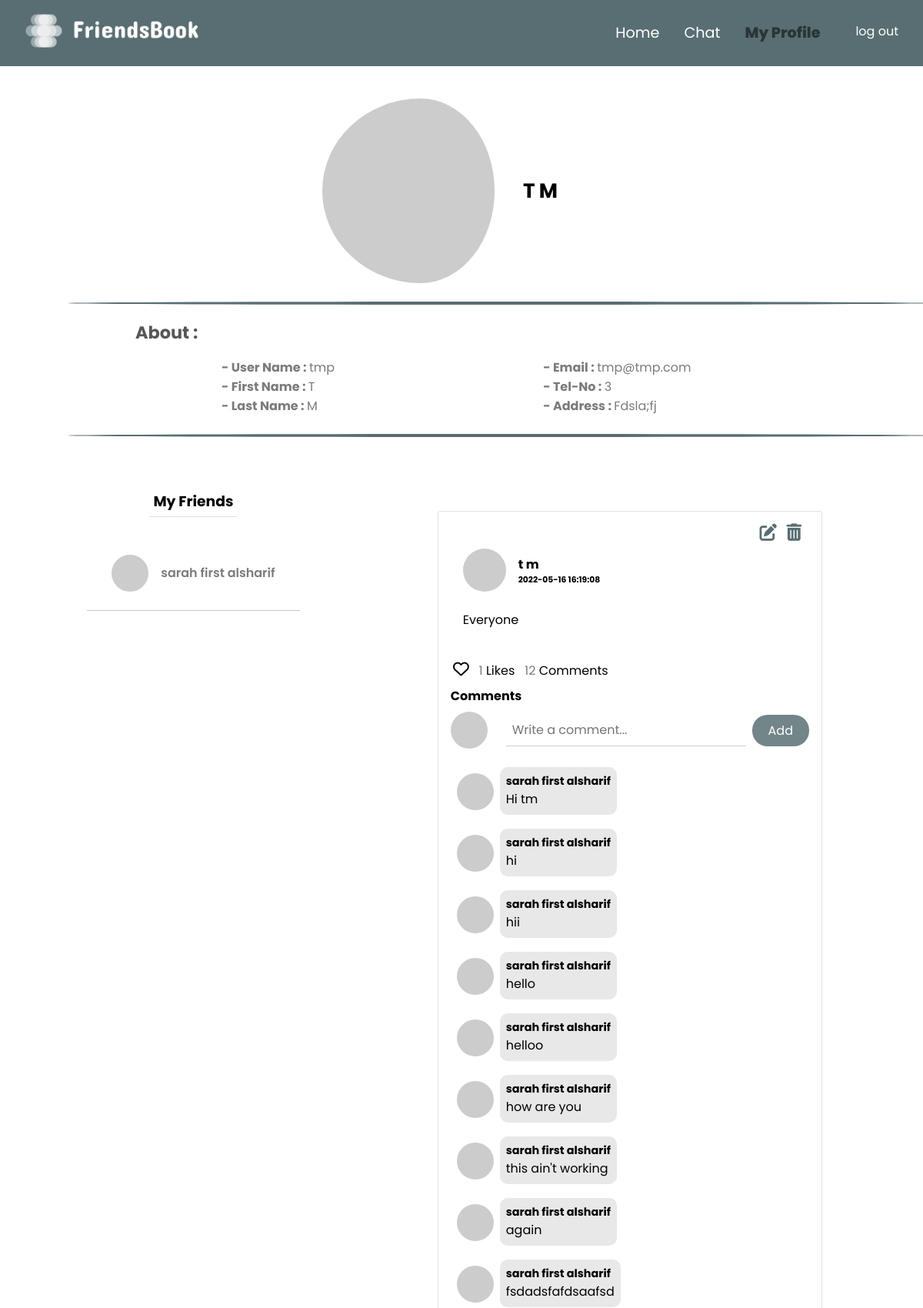
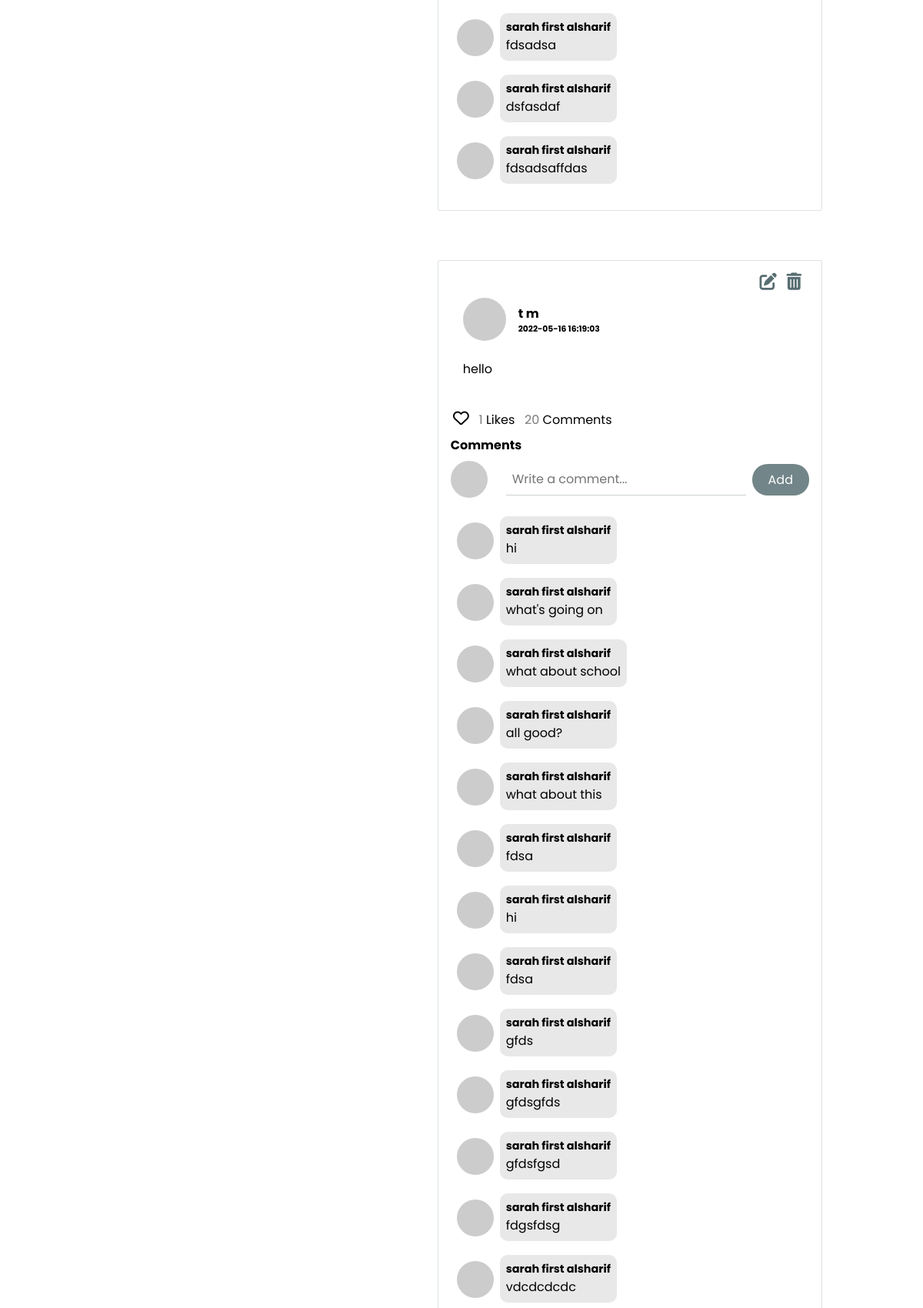
The page /views/profile.php (signed in, upper part) on the database its author committed (2 pictures, top to bottom).
### tables this page shows
CREATE TABLE `user` (
  `id` int(20) NOT NULL,
  `username` varchar(40) NOT NULL,
  `password` varchar(40) NOT NULL,
  `email` varchar(40) NOT NULL,
  `first-name` varchar(40) NOT NULL,
  `last-name` varchar(40) NOT NULL,
  `tele-No` varchar(15) NOT NULL,
  `address` varchar(100) NOT NULL,
  `gender` varchar(10) NOT NULL,
  `image-url` text NOT NULL
);

CREATE TABLE `friends` (
  `id` int(20) NOT NULL,
  `user1-id` int(20) NOT NULL,
  `user2-id` int(20) NOT NULL
);

CREATE TABLE `post` (
  `id` int(20) NOT NULL,
  `user-id` int(20) NOT NULL,
  `image-url` text NOT NULL,
  `text-content` text NOT NULL,
  `date` datetime NOT NULL
);

CREATE TABLE `comment` (
  `id` int(20) NOT NULL,
  `post-id` int(20) NOT NULL,
  `commentedUser-id` int(20) NOT NULL,
  `content` text NOT NULL
);

### models/likes.php (called while the page is built, shortened)
<?php
	function getNumberOfPostLikes($postId){
		require dirname(__DIR__)."/util/dbconnection.php";
		$query = "SELECT * FROM `like` WHERE `post-id`=$postId";
		$result = mysqli_query($conn,$query);
		if($result){
			return mysqli_num_rows($result);
		} else return mysqli_error($conn);
		return mysqli_close($conn);
	}
	function isLiked($postId){
		require dirname(__DIR__)."/util/dbconnection.php";
		$userId = $_COOKIE['user-id'];
		$query = "SELECT * FROM `like` WHERE `post-id`=$postId AND `likedUser-id`=$userId";
		$result = mysqli_query($conn,$query);
		if($result){
			if(mysqli_num_rows($result) > 0){
				return true;
			} else return false;
		} else echo mysqli_error($conn);
	}
?>

### components/post.php (the view, shortened to what this page needs)
<?php
	function post($postId,$userId,$imageUrl,$textContent,$date){
		include_once dirname(__DIR__)."/models/users.php";
		include_once dirname(__DIR__)."/models/likes.php";
		include_once dirname(__DIR__)."/models/comments.php";
		$currUserId = $_COOKIE['user-id'];
		$currUserImage = getUserInfo($currUserId)['image-url'];
		$userInfo = getUserInfo($userId);
		$numberOfLikes = getNumberOfPostLikes($postId);
		$numberOfComments = getNumberOfPostComments($postId);
		$likeIcon = (isLiked($postId,$userId)?"<i class='fa-solid fa-heart post__like-icon'></i>":"<i class='fa-regular fa-heart post__like-icon'></i>");
		$updateIcon = ($userId == $currUserId?"<a href='../views/edit-post.php?post-id=$postId'><i class='fa-solid fa-pen-to-square'></i></a>":"");
		$deleteIcon = ($userId == $currUserId?"<button id='delete$postId'><i class='fa-solid fa-trash-can' ></i></button>":"");
		$firstName =$userInfo['first-name'];
		$lastName = $userInfo['last-name'];
		$userImageUrl = $userInfo['image-url'];
		$comments = getpostComments($postId);
		return "<div class='post' id='post$postId'>
		            <ul class='post__adjustment'>
				  		<li>$updateIcon</li>
				  		<li>$deleteIcon</li>
				  	</ul>
					<div class='post__userInfo'>
						<img src='$userImageUrl' class='post__userImage1'>
						<div>
						<h4 class='post__userName'>$firstName $lastName</h4>
						<h6>$date</h6>
						</div>
					</div>
				  	<div class='post__content'>
					  	<p class='post__text'>$textContent</p>
					". ($imageUrl?"<img src='$imageUrl'>":"")."
				  	</div>
				  	<br>
				  	<ul class='post__interactions'>
				  		<li><button class='post__like-button' id='like$postId'>$likeIcon</button></li>
				  		<li><span id='nooflikes$postId'>$numberOfLikes</span> Likes</li>
				  		<li><span id='noofcomments$postId'>$numberOfComments</span> Comments</li>
				  	</ul>
				  	<h4>Comments</h4>
				  	<form class='form' id='form$postId'>
				  		<img src='$currUserImage' class='post__userImage2'>
				  	  	<input class='form__input' type='text' name='content' id='content$postId' placeholder='Write a comment...'>
				  	  	<input type='hidden' name='postId' value='$postId'>
			  	  	<button class='form__button' type='submit' value='submit'>Add</button>
			  	  </form>
			  	  <div class='post__comments' id='comments$postId'>
			  	  ".($numberOfComments>0?
			  	  	$comments:'<h4 id="message">
			  	  	</h4>'
			  	  )
			  	  ."</div>
		  	  </div>
						$('#form$postId').submit(function(event){
									var numberOfComments = $('#noofcomments$postId').html();
									$('#comments$postId').append(data);
									$('#noofcomments$postId').html(+numberOfComments+1);
									$('#content$postId').prop('value','');
						$('#like$postId').click(function(event){
							$.post('../controllers/handleLike.php',{ postId : $postId },function(data){
								$('#like$postId').empty();
								$('#like$postId').append(icon);
								var numberOfLikes = $('#nooflikes$postId').html();
									$('#nooflikes$postId').html(+numberOfLikes+(data?1:-1));
						$('#delete$postId').click(function(event){
							$.post('../controllers/handleDeletePost.php',{postId: $postId},function(data){
									$('#post$postId').remove();
		  	  ";
	}
?>

### components/userInformation.php
<?php
    function userInformation(){
        include_once dirname(__DIR__)."/models/users.php";
        $userInfo = getUserInfo($_COOKIE['user-id']);
        $username=$userInfo["username"];
        $firstName=ucfirst(strtolower($userInfo["first-name"]));
        $lastName=ucfirst(strtolower($userInfo["last-name"]));
        $email = $userInfo["email"];
        $teleNo = $userInfo["tele-No"];
        $address=ucfirst(strtolower($userInfo["address"]));
		$userImageUrl = $userInfo["image-url"];
        return "
        <div class='user__profile__content'>
        <div class='wrapper'>
             <img src='$userImageUrl' class='profile__img'>
                 <div class='user__full__name'>
                    <h2>$firstName</h2>
                    <h2>$lastName</h2>
                 </div>
            </div>
        <div class='line'></div>
        <div class='about__container'>
        <div class='about'>
        <h2>About : </h2>
        <div class='about__div'>
        <div>
        <span class='bold__span'>- User Name  : </span><span>$username</span><br>
        <span class='bold__span'>- First Name : </span><span>$firstName</span><br>
        <span class='bold__span'>- Last Name  : </span><span>$lastName</span>
       </div>
       <div>
       <span class='bold__span'>- Email   : </span><span>$email</span><br>
       <span class='bold__span'>- Tel-No  : </span><span>$teleNo</span><br>
       <span class='bold__span'>- Address : </span><span>$address</span>
       </div>
        </div>
        </div>
        </div>
        <div class='line'></div>
        </div>
        ";
    }
?>

### models/users.php (shortened to what this page needs)
<?php
	function getFriendsUsers($userId){
		include_once dirname(__DIR__)."/components/userCard.php";
		$query = "SELECT friends.`user1-id` , friends.`user2-id`, user.*
				  FROM friends
				  RIGHT JOIN user
				  ON user.id != $userId AND (user.id = friends.`user1-id` OR user.id = friends.`user2-id`)
				  WHERE friends.`user1-id`='$userId' OR friends.`user2-id`='$userId'";
		$result = mysqli_query($conn,$query);
		if ($result) {
			if(mysqli_num_rows($result) > 0){
				$users = "";
				while ($row = mysqli_fetch_assoc($result)) {
					$firstName = $row['first-name'];
					$lastName = $row['last-name'];
					$imageUrl = $row['image-url'];
					$id = $row['id'];
					$users .= userCard($id,$firstName,$lastName,$imageUrl);
			}
			return $users;
			} else {
				echo "<h3>No users found</h3>";
			}
		} else {
			echo mysqli_error($conn);
		}
	}
		function getUserInfo($userId) {
		require dirname(__DIR__)."/util/dbconnection.php";
		$query = "SELECT * FROM user WHERE id = $userId";
		$result = mysqli_query($conn,$query);
		if($result){
			if($userInfo = mysqli_fetch_assoc($result)){
				$array=array("id"=>$userInfo['id'],"username"=>$userInfo['username'],
						 "email"=>$userInfo['email'],"first-name"=>$userInfo['first-name'],
						 "last-name"=>$userInfo['last-name'],"tele-No"=>$userInfo['id'],
						 "address"=>$userInfo['address'],"image-url"=>$userInfo['image-url']);
				return $array;
			}
		} else echo mysqli_error($conn);
	}
?>

### components/userCard.php (shortened to what this page needs)
<?php
function UserCard($userId, $firstName, $lastName, $imageUrl)
{
    include_once dirname(__DIR__) . "/models/users.php";
    include_once dirname(__DIR__) . "/controllers/handleRequest.php";
    $currUserId = $_COOKIE['user-id'];
    $sendIcon = "<i class='fa-solid fa-paper-plane request-icon'></i>";
    $sendIconDisabled = "<i class='fa-solid fa-paper-plane request-icon disabled'></i>";
    $actions = "";
    $requestId = checkForFriendRequest($currUserId,$userId)?getRequestId($currUserId,$userId):(checkForFriendRequest($userId,$currUserId)?getRequestId($userId,$currUserId):0);
    return "<div class='users-list__user-card' id='userCard$userId'>
                <div class='user-card__user-info'>
                    <img class='user-info__image' src=$imageUrl>
                    <span class='user-info__name'>$firstName $lastName</span>
                </div>
                <div class='user-card__actions' id='actions$userId'>
                    $actions
                </div>
            </div>
                        $('#send$userId').click(function(){
                        $.post('../controllers/handleRequest.php',{ 'second-user-id' : $userId, 'action': 'send' },
                            var actions = \"<button class='actions__button' disabled>$sendIconDisabled</button>\";
                            $('#actions$userId').empty();
                            $('#actions$userId').append(actions);
                    $('#accept$userId').click(function(){
                        var requestId = $requestId;
                            $('#userCard$userId').remove();
                    $('#deny$userId').click(function(){
                        var requestId = $requestId;
                            var actions = \"<button class='actions__button' id='send$userId'>$sendIcon</button>\";
                            $('#actions$userId').empty();
                            $('#actions$userId').append(actions);
                    $('#userCard$userId').click(function(e){
                        $.get('../controllers/getChatBox.php?userId=$userId',function(data){
            ";
}

### models/posts.php (shortened to what this page needs)
<?php
	function getUserPosts($userId)
	{
		include_once dirname(__DIR__) . "/components/post.php";
		$query = "SELECT * FROM post WHERE `user-id`= $userId ORDER BY `date` DESC";
		$result = mysqli_query($conn, $query);
		if ($result) {
			if (mysqli_num_rows($result) > 0) {
				$posts = "";
				while ($row = mysqli_fetch_assoc($result)) {
					$posts .= post($row['id'], $row['user-id'], $row['image-url'], $row['text-content'], $row['date']);
				}
				return $posts;
			} else echo "<h4 class='posts__message'>No posts found</h4>";
		} else echo mysqli_error($conn);
	}
?>

### models/comments.php (shortened to what this page needs)
<?php
	function getPostComments($postId){
		include_once dirname(__DIR__)."/components/comment.php";
		$query = "SELECT * FROM comment WHERE `post-id`=$postId";
		$result = mysqli_query($conn,$query);
		$comments = "";
		if($result){
			while($row = mysqli_fetch_assoc($result)){
				$userId = $row["commentedUser-id"];
				$commentContent = $row["content"];
				$comments .= comment($userId,$commentContent);
			}
			return $comments;
		} else echo mysqli_error($conn);
	}
	function getNumberOfPostComments($postId){
		require dirname(__DIR__)."/util/dbconnection.php";
		$query = "SELECT * FROM comment WHERE `post-id`=$postId";
		$result = mysqli_query($conn,$query);
		if($result){
			return mysqli_num_rows($result);
		} else echo mysqli_error($conn);
	}
?>

### components/comment.php
<?php
	function comment($userId,$commentContent){
		include_once dirname(__DIR__)."/models/users.php";
		$userInfo = getUserInfo($userId);
		$firstName = $userInfo["first-name"];
		$lastName = $userInfo["last-name"];
		$userImageUrl = $userInfo["image-url"];
		return "
				<div class='comment'>
					<img src='$userImageUrl' class='comment__userImage'>
					<div class='comment__content'>
						<h5 class='comment__user-name'>$firstName $lastName</h5>
						<p>
							$commentContent
						</p>
					</div>
				</div>
		";
	}
?>

### styles/navbar.css (style rules this page uses)
* { margin: 0; padding: 0; list-style-type: none; text-decoration: none; box-sizing: border-box; transition: all .3s ease-in-out; font-family: 'Poppins', sans-serif; }
body { height: fit-content; }

### styles/profile.css (style rules this page uses)
* { box-sizing: border-box; }

### styles/userInformation.css (style rules this page uses)
.user__profile__content { margin: 2rem auto 1rem auto; padding: 1rem; }
.wrapper { padding: 1rem 6rem 0rem 0rem; display: flex; justify-content: center; }
.profile__img { width: 16rem; border-radius: 50%; padding-right: 2rem; }
.user__full__name { display: flex; align-items: center; }
.user__full__name >h2:first-child { padding: 100px 5px; }
.user__full__name>h2 { font-size: 1.65rem; font-family: 'Poppins', sans-serif; }
.line { margin-top: 1.5rem; margin-left: 3.5rem; width: 70rem; height: 4px; background-color: #586e72; border-radius:50% ; }
.about__container { display: flex; flex-direction: column; }
.about ,.friends__list { margin: 1.2rem 0rem 0rem 9rem; }
.about__div { width: 70%; margin-top: 1rem; padding-left: 7rem; display: flex; justify-content: space-between; flex-direction: row; align-items: center; }
.about>h2,.friends__list>h2 { font-size: 1.4rem; color: rgb(88, 87, 87); }
.bold__span,.user__name { font-weight: 700; }
span { color: rgb(124, 123, 123); }

### styles/post.css (style rules this page uses)
.post { display: flex; flex-direction: column; margin: 2rem auto; border: 1px solid #586e7233; border-radius: 3px; max-width: 500px; min-width: 500px; padding: 1rem; }
.post__userInfo { display: flex; align-items: center; }
.post__userImage1 { width: 3.5rem; border-radius: 50px; margin: 0.5rem 1rem; }
.post__content { display: flex; flex-direction: column; }
.post__text { margin: 1rem; margin-bottom: 1rem; }
.form { display: flex; align-items: center; }
.post__userImage2 { width: 3rem; border-radius: 50px; margin: 0.5rem 1rem 0.5rem 0 ; }
.form__input { outline: none; margin: 0 0.5rem; font-size: 1rem; border-top: none; border-left: none; border-right: none; padding: 0.5rem; width: 100%; border-bottom: 1px solid #586e7250; }
.form__button { background-color: #586e72d6; padding:0.5rem 1.3rem; border: none; border-radius: 20px; font-size: 1rem; color: white; cursor: pointer; }
.post__like-button { background: none; border: none; outline: none; }
.post__interactions { display: flex; align-items: center; }
.post__interactions li,.post__adjustment li { margin: 0 0.6rem 0.5rem 0.2rem; }
.post__like-icon { font-size: 1.3rem; cursor: pointer; }
.post__adjustment { height: 1.5rem; display: flex; justify-content: flex-end; }
.post__adjustment li a i { font-size: 1.4rem; text-decoration: none; cursor: pointer; color: #586e72; }
.post__adjustment li button { background: none; border: none; cursor: pointer; color: #586e72; }
.post__adjustment li button i { font-size: 1.4rem; }

### styles/comment.css (style rules this page uses)
.comment { display: flex; align-items: flex-start; margin: 1rem 0; }
.comment__userImage { width: 3rem; border-radius: 50px; margin: 0.5rem 0.5rem; }
.comment__user-name { font-size: 0.9rem; }
.comment__content { background-color: #8080802e; border-radius: 10px; padding: 0.5rem; }

### styles/userCard.css (style rules this page uses)
.users-list__user-card { display: flex; flex-direction: column; border-bottom: 1px solid rgba(128, 128, 128, 0.43); padding: 1rem 2rem; font-weight: 600; }
.user-card__user-info { display: flex; align-items: center; }
.user-info__image { width: 3rem; border-radius: 50px; margin: 0.5rem 1rem 0.5rem 0 ; }
.user-info__name { font-size: 1rem; }

### rows shown on the page
user: value "T", value "M", username "tmp", email "tmp@tmp.com", id "3", address "Fdsla;fj"
friends: value "sarah first", value "alsharif"
post: firstName "t", lastName "m", date "2022-05-16 16:19:08", value "Everyone", numberOfLikes "1", numberOfComments "12"
comment: firstName "sarah first", lastName "alsharif", content "Hi tm"
comment: firstName "sarah first", lastName "alsharif", content "hi"
comment: firstName "sarah first", lastName "alsharif", content "hii"
comment: firstName "sarah first", lastName "alsharif", content "hello"
comment: firstName "sarah first", lastName "alsharif", content "helloo"
comment: firstName "sarah first", lastName "alsharif", content "how are you"
comment: firstName "sarah first", lastName "alsharif", content "this ain't working"
comment: firstName "sarah first", lastName "alsharif", content "again"
comment: firstName "sarah first", lastName "alsharif", content "fsdadsfafdsaafsd"
comment: firstName "sarah first", lastName "alsharif", content "fdsadsa"
comment: firstName "sarah first", lastName "alsharif", content "dsfasdaf"
comment: firstName "sarah first", lastName "alsharif", content "fdsadsaffdas"
post: firstName "t", lastName "m", date "2022-05-16 16:19:03", value "hello", numberOfLikes "1", numberOfComments "20"
comment: firstName "sarah first", lastName "alsharif", content "hi"
comment: firstName "sarah first", lastName "alsharif", content "what's going on"
comment: firstName "sarah first", lastName "alsharif", content "what about school"
comment: firstName "sarah first", lastName "alsharif", content "all good?"
comment: firstName "sarah first", lastName "alsharif", content "what about this"
comment: firstName "sarah first", lastName "alsharif", content "fdsa"
comment: firstName "sarah first", lastName "alsharif", content "hi"
comment: firstName "sarah first", lastName "alsharif", content "fdsa"
comment: firstName "sarah first", lastName "alsharif", content "gfds"
comment: firstName "sarah first", lastName "alsharif", content "gfdsgfds"
comment: firstName "sarah first", lastName "alsharif", content "gfdsfgsd"
comment: firstName "sarah first", lastName "alsharif", content "fdgsfdsg"
comment: firstName "sarah first", lastName "alsharif", content "vdcdcdcdc"
